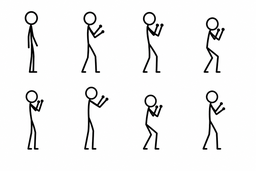
#> input picture Plan/player_frames2/idle.png, 256 x 171 px, shrunk from 1536 x 1024 before the run, found by its file name; its folder holds 4 pictures in this run
$ python player_sheet2.py
#> lines starting #> are read from the running program, lines starting #| are printed output that depends on the picture; after the words box and inside, x2 and y2 are one past the last pixel; in counts of white or black regions, pixels touching at a corner belong together
### scripts/sheet_to_sprites.py
"""
GPT(Codex)가 그려 준 스프라이트 시트를 게임에 바로 쓸 수 있는 PNG로 다듬는다.

하는 일
1. 바깥 흰 배경만 투명으로 (테두리에서 물이 번지듯 채워 나가므로, 머리 안쪽 흰색은 그대로 남는다)
2. 시트를 행×열로 잘라 프레임 순서(왼→오, 위→아래)로 정렬
3. 시트 전체의 내용 영역으로 세로를 잘라 모든 프레임의 바닥선을 맞춘다
4. 프레임을 같은 크기로 줄여 가로로 이어 붙인 스트립 PNG로 저장 (SpriteManager.loadStrip 호환)

사용법:
    python scripts/sheet_to_sprites.py <입력.png> <출력.png> --cols 3 --rows 2 --height 220
    python scripts/sheet_to_sprites.py <입력.png> <출력.png> --cols 1 --rows 1 --height 200   # 단일 스프라이트
"""

import argparse
from collections import deque

import numpy as np
from PIL import Image


def strip_background(img: Image.Image, tol: int = 38) -> Image.Image:
    """테두리에 붙어 있는 밝은 영역만 투명으로 만든다 (내부의 흰 부분은 보존)."""
    rgba = np.array(img.convert("RGBA"), dtype=np.int16)
    h, w = rgba.shape[:2]
    rgb = rgba[:, :, :3]

    # '배경 같은 밝기'인가: 흰색에 충분히 가까운 픽셀
    bright = np.all(rgb >= 255 - tol, axis=2)

    visited = np.zeros((h, w), dtype=bool)
    queue = deque()

    def push(y, x):
        if 0 <= y < h and 0 <= x < w and not visited[y, x] and bright[y, x]:
            visited[y, x] = True
            queue.append((y, x))

    for x in range(w):
        push(0, x)
        push(h - 1, x)
    for y in range(h):
        push(y, 0)
        push(y, w - 1)

    while queue:
        y, x = queue.popleft()
        push(y - 1, x)
        push(y + 1, x)
        push(y, x - 1)
        push(y, x + 1)

    rgba[:, :, 3] = np.where(visited, 0, rgba[:, :, 3])
    return Image.fromarray(rgba.astype(np.uint8), "RGBA")


def keep_largest_blob(img: Image.Image, min_alpha: int = 16) -> Image.Image:
    """가장 큰 덩어리 하나만 남긴다 (옆 칸에서 번져 들어온 조각 제거)."""
    arr = np.array(img)
    solid = arr[:, :, 3] > min_alpha
    h, w = solid.shape
    label = np.zeros((h, w), dtype=np.int32)
    sizes = [0]
    cur = 0

    for sy in range(h):
        for sx in range(w):
            if not solid[sy, sx] or label[sy, sx]:
                continue
            cur += 1
            size = 0
            queue = deque([(sy, sx)])
            label[sy, sx] = cur
            while queue:
                y, x = queue.popleft()
                size += 1
                for ny, nx in ((y - 1, x), (y + 1, x), (y, x - 1), (y, x + 1),
                               (y - 1, x - 1), (y - 1, x + 1), (y + 1, x - 1), (y + 1, x + 1)):
                    if 0 <= ny < h and 0 <= nx < w and solid[ny, nx] and not label[ny, nx]:
                        label[ny, nx] = cur
                        queue.append((ny, nx))
            sizes.append(size)

    if cur <= 1:
        return img
    biggest = int(np.argmax(sizes))
    arr[:, :, 3] = np.where(label == biggest, arr[:, :, 3], 0)
    return Image.fromarray(arr, "RGBA")


def content_rows(img: Image.Image, min_pixels: int = 3):
    """내용(불투명 픽셀)이 있는 세로 구간을 찾는다."""
    alpha = np.array(img)[:, :, 3]
    rows = np.where((alpha > 16).sum(axis=1) >= min_pixels)[0]
    if len(rows) == 0:
        return 0, img.height
    return int(rows[0]), int(rows[-1]) + 1


def content_cols(img: Image.Image, min_pixels: int = 3):
    """내용(불투명 픽셀)이 있는 가로 구간을 찾는다."""
    alpha = np.array(img)[:, :, 3]
    cols = np.where((alpha > 16).sum(axis=0) >= min_pixels)[0]
    if len(cols) == 0:
        return 0, img.width
    return int(cols[0]), int(cols[-1]) + 1


# [51 lines left out: function main, not called in this run]


# [2 lines that do not run on import are left out]

### scripts/player_sheet2.py
"""
동작별 스프라이트 시트(4x2=8칸)를 게임용 애니메이션 스트립으로 자른다.

시트 규칙: 1번 칸은 모든 시트에 공통인 '기준 서 있는 자세', 2~8번 칸이 그 동작의 7프레임.
기준 칸의 키로 배율을 맞추므로 시트가 달라도 캐릭터 체격이 흔들리지 않는다.

사용법: python scripts/player_sheet2.py
"""

import os
import sys

from PIL import Image

sys.path.insert(0, os.path.dirname(os.path.abspath(__file__)))
from sheet_to_sprites import (  # noqa: E402
    strip_background, content_rows, content_cols, keep_largest_blob,
)

SRC_DIR = "Plan/player_frames2"
DST_DIR = "app/src/main/res/drawable-nodpi"

COLS, ROWS = 4, 2

# 기준 자세(1번 칸)의 키를 이 픽셀로 맞춘다
STAND_HEIGHT = 168

# 시트 이름 → 리소스 이름
SHEETS = {
    "idle": "player_idle",
    "walk": "player_walk",
    "jump": "player_jump",
    "punch": "player_punch",
    "cross": "player_cross",
    "kick": "player_kick",
    "jumpkick": "player_jumpkick",
    "stomp": "player_stomp",
}


def slice_sheet(src: str, res_name: str):
    sheet = strip_background(Image.open(src))
    cw, ch = sheet.width // COLS, sheet.height // ROWS

    cells = [
        keep_largest_blob(sheet.crop((c * cw, r * ch, (c + 1) * cw, (r + 1) * ch)))
        for r in range(ROWS) for c in range(COLS)
    ]

    bounds = [content_rows(cell) for cell in cells]
    hbounds = [content_cols(cell) for cell in cells]

    top = max(0, min(t for t, _ in bounds) - 4)
    left = max(0, min(l for l, _ in hbounds) - 4)
    right = min(cw, max(r for _, r in hbounds) + 4)

    # 1번 칸(기준 자세)의 실제 키로 배율을 정한다 → 시트끼리 체격이 같아진다
    ref_top, ref_bot = bounds[0]
    scale = STAND_HEIGHT / (ref_bot - ref_top)

    frames = list(range(1, len(cells)))          # 기준 칸은 게임에 쓰지 않는다
    frame_w = max(1, int(round((right - left) * scale)))
    frame_h = max(1, int(round((max(b for _, b in bounds) - top) * scale)))

    strip = Image.new("RGBA", (frame_w * len(frames), frame_h), (0, 0, 0, 0))
    for i, idx in enumerate(frames):
        own_bot = min(ch, bounds[idx][1] + 4)
        frame = cells[idx].crop((left, top, right, own_bot))
        w = max(1, int(round(frame.width * scale)))
        h = max(1, int(round(frame.height * scale)))
        frame = frame.resize((w, h), Image.LANCZOS)
        # 가로 가운데, 세로는 자기 발끝을 바닥에 붙인다
        strip.paste(frame, (i * frame_w + (frame_w - w) // 2, frame_h - h), frame)

    path = os.path.join(DST_DIR, f"{res_name}.png")
    strip.save(path)
    print(f"{path}  {strip.width}x{strip.height}  frames={len(frames)}")


def main():
    os.makedirs(DST_DIR, exist_ok=True)
    for name, res_name in SHEETS.items():
        src = os.path.join(SRC_DIR, f"{name}.png")
        if os.path.exists(src):
            slice_sheet(src, res_name)
#> in strip_background, `bright = np.all(rgb >= 255 - tol, axis=2)`:
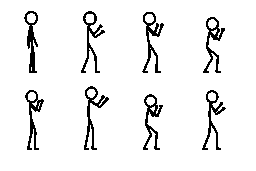
#> bright: shape (171, 256) bool; 93.4% white; black in thin lines or dots, all inside (x1, y1, x2, y2) = (24, 11, 226, 150)
#> in strip_background, `rgba[:, :, 3] = np.where(visited, 0, rgba[:, :, 3])`: visited: shape (171, 256) bool; 92.1% white; 8 black regions, largest, box (x1, y1, x2, y2) and area: (142, 12, 164, 73) 458, (84, 86, 109, 150) 446, (203, 17, 225, 73) 440
#> in keep_largest_blob, `solid = arr[:, :, 3] > min_alpha`: solid: shape (85, 64) bool; 7.9% white; 1 white region, box (x1, y1, x2, y2) and area: (24, 11, 38, 73) 429
#> in keep_largest_blob (call 2), `solid = arr[:, :, 3] > min_alpha`: solid: shape (85, 64) bool; 7.9% white; 1 white region, box (x1, y1, x2, y2) and area: (17, 11, 41, 73) 431
#> in keep_largest_blob (call 3), `solid = arr[:, :, 3] > min_alpha`: solid: shape (85, 64) bool; 8.4% white; 1 white region, box (x1, y1, x2, y2) and area: (14, 12, 36, 73) 458
#> in keep_largest_blob (call 4), `solid = arr[:, :, 3] > min_alpha`: solid: shape (85, 64) bool; 8.1% white; 1 white region, box (x1, y1, x2, y2) and area: (11, 17, 33, 73) 440
#> in keep_largest_blob (call 5), `solid = arr[:, :, 3] > min_alpha`: solid: shape (85, 64) bool; 7.9% white; 1 white region, box (x1, y1, x2, y2) and area: (25, 5, 44, 65) 428
#> in keep_largest_blob (call 6), `solid = arr[:, :, 3] > min_alpha`: solid: shape (85, 64) bool; 8.2% white; 1 white region, box (x1, y1, x2, y2) and area: (20, 1, 45, 65) 446
#> in keep_largest_blob (call 7), `solid = arr[:, :, 3] > min_alpha`: solid: shape (85, 64) bool; 7.8% white; 1 white region, box (x1, y1, x2, y2) and area: (15, 9, 35, 65) 426
#> in keep_largest_blob (call 8), `arr = np.array(img)`:
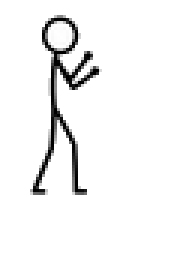
#> arr: shape (85, 64, 4) (shown 3 times larger); mean R, G, B, A 242.6, 242.5, 242.6, 19.2; transparent parts drawn white
#> in keep_largest_blob (call 8), `solid = arr[:, :, 3] > min_alpha`:
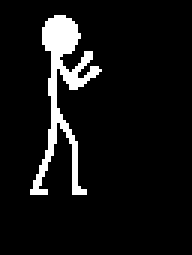
#> solid: shape (85, 64) bool (shown 3 times larger); 7.5% white; 1 white region, box (x1, y1, x2, y2) and area: (10, 5, 34, 65) 409
#> in slice_sheet, `cells = [ keep_largest_blob(sheet.crop((c * cw, r * ch, (c + 1) * cw, ..`: cells = 8 items
#> in slice_sheet, `bounds = [content_rows(cell) for cell in cells]`: bounds = [(11, 73), (11, 73), (12, 73), (17, 73), (5, 65), (1, 65), (9, 65), (5, 65)]
#> in slice_sheet, `hbounds = [content_cols(cell) for cell in cells]`: hbounds = [(25, 38), (17, 40), (15, 35), (12, 33), (25, 43), (20, 44), (15, 34), (11, 33)]
#> in slice_sheet, `top = max(0, min(t for t, _ in bounds) - 4)`: top = 0
#> in slice_sheet, `left = max(0, min(l for l, _ in hbounds) - 4)`: left = 7
#> in slice_sheet, `right = min(cw, max(r for _, r in hbounds) + 4)`: right = 48
#> in slice_sheet, `ref_top, ref_bot = bounds[0]`: ref_top = 11; ref_bot = 73
#> in slice_sheet, `scale = STAND_HEIGHT / (ref_bot - ref_top)`: scale = 2.71
#> in slice_sheet, `frames = list(range(1, len(cells)))`: frames = [1, 2, 3, 4, 5, 6, 7]
#> in slice_sheet, `frame_w = max(1, int(round((right - left) * scale)))`: frame_w = 111
#> in slice_sheet, `frame_h = max(1, int(round((max(b for _, b in bounds) - top) * scale)))`: frame_h = 198
#> in slice_sheet, `strip = Image.new("RGBA", (frame_w * len(frames), frame_h), (0, 0, 0, ..`: strip: PIL image 777x198 RGBA; every value is 0
#> the loop in slice_sheet, `for i, idx in enumerate(frames):` made 7 passes
#> (own_bot, h) on passes 1 to 7: (77, 209), (77, 209), (77, 209), (69, 187), (69, 187), (69, 187), (69, 187)
#> pass 1, in slice_sheet, `frame = frame.resize((w, h), Image.LANCZOS)`:
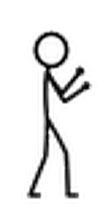
#> frame: PIL image 111x209 RGBA; mean R, G, B, A 29.4, 29.4, 29.4, 34.9; transparent parts drawn white
#> pass 2, in slice_sheet, `frame = frame.resize((w, h), Image.LANCZOS)`:
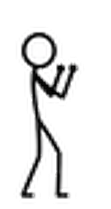
#> frame: PIL image 111x209 RGBA; mean R, G, B, A 32.3, 32.3, 32.4, 37; transparent parts drawn white
#> after the loop in slice_sheet, `for i, idx in enumerate(frames):`:
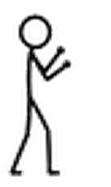
#> frame: PIL image 111x187 RGBA; mean R, G, B, A 32.2, 32.2, 32.3, 36.9; transparent parts drawn white
#> after the loop in slice_sheet, `for i, idx in enumerate(frames):`:
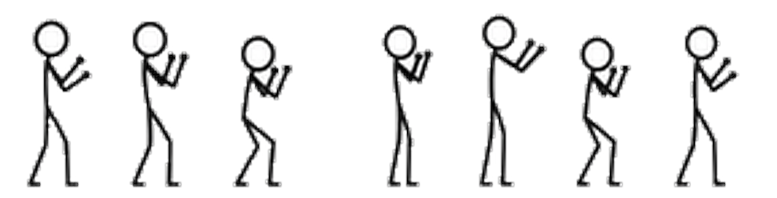
#> strip: PIL image 777x198 RGBA; mean R, G, B, A 16.4, 16.4, 16.5, 33.1; transparent parts drawn white
#| app/src/main/res/drawable-nodpi/player_idle.png  777x198  frames=7
#> pass 3 of the loop in main, `for name, res_name in SHEETS.items():`:
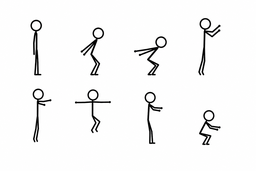
#> input picture Plan/player_frames2/jump.png, 256 x 171 px, shrunk from 1536 x 1024 before the run, found by its file name
#> in strip_background (call 2), `bright = np.all(rgb >= 255 - tol, axis=2)`:
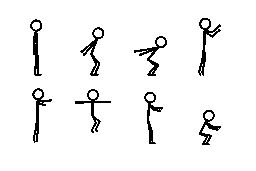
#> bright: shape (171, 256) bool; 95.2% white; black in thin lines or dots, all inside (x1, y1, x2, y2) = (30, 18, 221, 145)
#> visited: shape (171, 256) bool; 94.1% white; 8 black regions, largest, box (x1, y1, x2, y2) and area: (198, 18, 221, 76) 378, (80, 27, 104, 76) 349, (134, 36, 167, 76) 337
#> in keep_largest_blob (call 9), `solid = arr[:, :, 3] > min_alpha`:
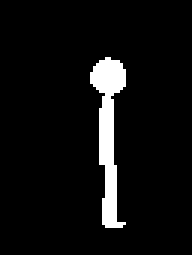
#> solid: shape (85, 64) bool (shown 3 times larger); 6% white; 1 white region, box (x1, y1, x2, y2) and area: (30, 19, 42, 76) 325
#> bounds = [(20, 76), (27, 76), (36, 76), (18, 75), (3, 57), (4, 47), (7, 59), (25, 60)]
#> hbounds = [(30, 42), (17, 40), (6, 39), (6, 29), (32, 51), (11, 37), (16, 34), (7, 28)]
#> left = 2
#> right = 55
#> ref_top = 20; ref_bot = 76
#> scale = 3
#> frame_w = 159
#> frame_h = 228
#> the loop in slice_sheet (call 2), `for i, idx in enumerate(frames):` made 7 passes
#> (own_bot, h) on passes 1 to 7: (80, 240), (80, 240), (79, 237), (61, 183), (51, 153), (63, 189), (64, 192)
#| app/src/main/res/drawable-nodpi/player_jump.png  1113x228  frames=7
#> the loop made 8 passes; the first 3 are shown
        else:
            print(f"아직 없음: {src}")


if __name__ == "__main__":
    main()
